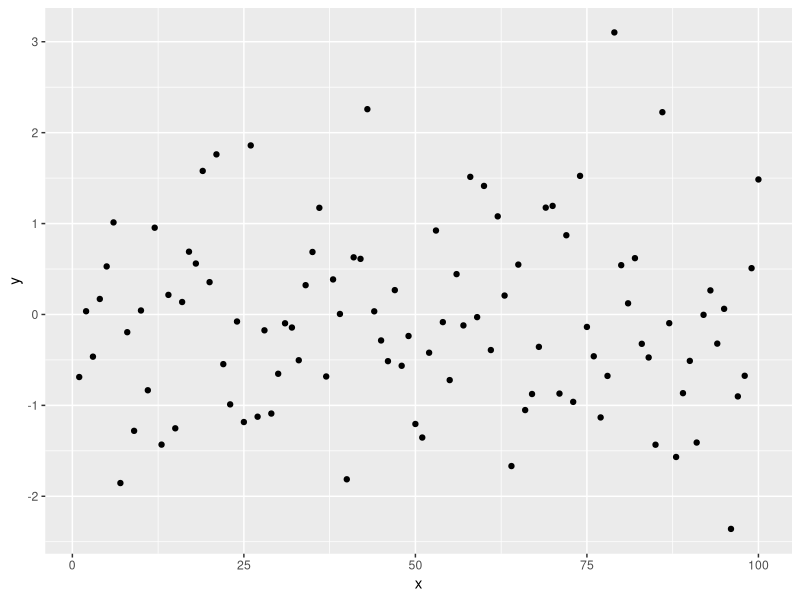
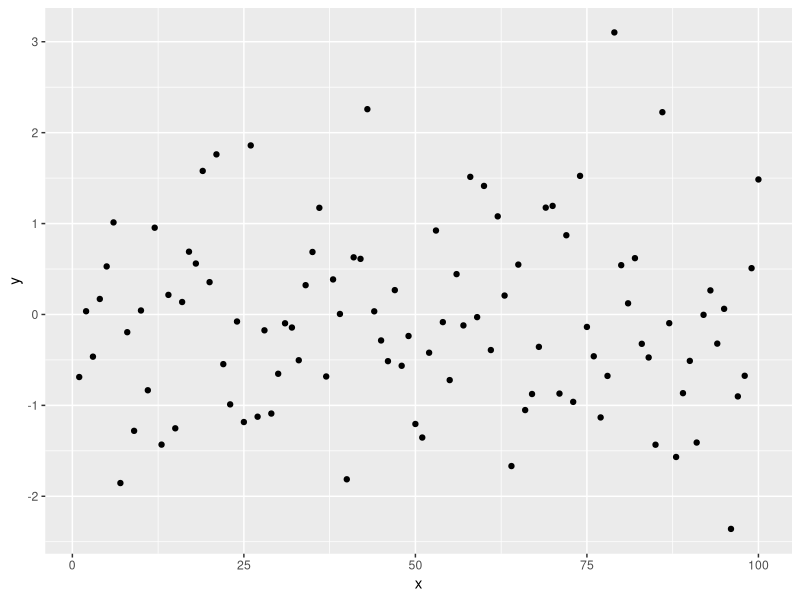
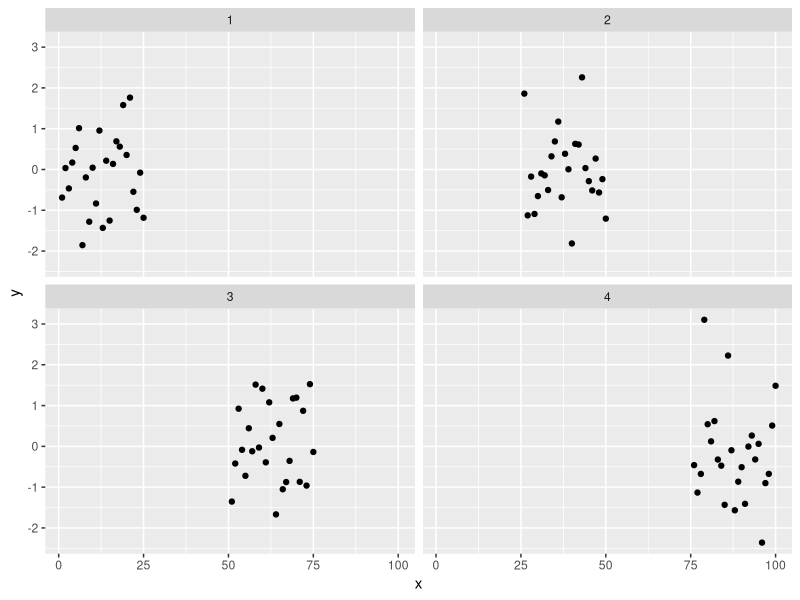

These figures' R source, in order:
d <- data.frame(x = 1:100, y = rnorm(100))
d$z <- gl(4, 25)
library(tidyverse)
g <- ggplot(d, aes(x, y)) + geom_point()
ggsave("R/a.pdf", width = 4, height = 4)
ggsave("R/b.pdf", width = 4, height = 8)

g <- ggplot(d, aes(x, y)) + geom_point() +
  facet_wrap(~z)
ggsave("R/c.pdf", width = 4, height = 4)

# system("pdflatex R/test.tex")
